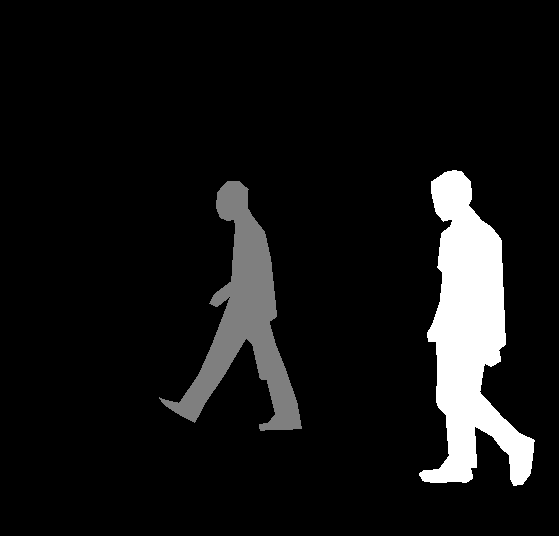
#> input picture week3/PennFudanPed/PedMasks/FudanPed00001_mask.png, 559 x 536 px, found by its file name
$ jupyter execute --allow-errors torchvision_finetuning_instance_segmentation.ipynb   (shell and % lines are left out)
#> lines starting #> are read from the running program, lines starting #| are printed output that depends on the picture
# TorchVision Instance Segmentation Finetuning Tutorial

For this tutorial, we will be finetuning a pre-trained [Mask R-CNN](https://arxiv.org/abs/1703.06870) model in the [*Penn-Fudan Database for Pedestrian Detection and Segmentation*](https://www.cis.upenn.edu/~jshi/ped_html/). It contains 170 images with 345 instances of pedestrians, and we will use it to illustrate how to use the new features in torchvision in order to train an instance segmentation model on a custom dataset.

First, we need to install `pycocotools`. This library will be used for computing the evaluation metrics following the COCO metric for intersection over union.

## Defining the Dataset

The [torchvision reference scripts for training object detection, instance segmentation and person keypoint detection](https://github.com/pytorch/vision/tree/v0.3.0/references/detection) allows for easily supporting adding new custom datasets.
The dataset should inherit from the standard `torch.utils.data.Dataset` class, and implement `__len__` and `__getitem__`.

The only specificity that we require is that the dataset `__getitem__` should return:

* image: a PIL Image of size (H, W)
* target: a dict containing the following fields
    * `boxes` (`FloatTensor[N, 4]`): the coordinates of the `N` bounding boxes in `[x0, y0, x1, y1]` format, ranging from `0` to `W` and `0` to `H`
    * `labels` (`Int64Tensor[N]`): the label for each bounding box
    * `image_id` (`Int64Tensor[1]`): an image identifier. It should be unique between all the images in the dataset, and is used during evaluation
    * `area` (`Tensor[N]`): The area of the bounding box. This is used during evaluation with the COCO metric, to separate the metric scores between small, medium and large boxes.
    * `iscrowd` (`UInt8Tensor[N]`): instances with `iscrowd=True` will be ignored during evaluation.
    * (optionally) `masks` (`UInt8Tensor[N, H, W]`): The segmentation masks for each one of the objects
    * (optionally) `keypoints` (`FloatTensor[N, K, 3]`): For each one of the `N` objects, it contains the `K` keypoints in `[x, y, visibility]` format, defining the object. `visibility=0` means that the keypoint is not visible. Note that for data augmentation, the notion of flipping a keypoint is dependent on the data representation, and you should probably adapt `references/detection/transforms.py` for your new keypoint representation

If your model returns the above methods, they will make it work for both training and evaluation, and will use the evaluation scripts from pycocotools.

One note on the labels. The model considers class 0 as background. If your dataset does not contain the background class, you should not have 0 in your labels. For example, assuming you have just two classes, cat and dog, you can define 1 (not 0) to represent cats and 2 to represent dogs. So, for instance, if one of the images has both classes, your labels tensor should look like [1,2].

Additionally, if you want to use aspect ratio grouping during training (so that each batch only contains images with similar aspect ratio), then it is recommended to also implement a `get_height_and_width` method, which returns the height and the width of the image. If this method is not provided, we query all elements of the dataset via `__getitem__` , which loads the image in memory and is slower than if a custom method is provided.

### Writing a custom dataset for Penn-Fudan

Let's write a dataset for the Penn-Fudan dataset.

First, let's download and extract the data, present in a zip file at https://www.cis.upenn.edu/~jshi/ped_html/PennFudanPed.zip

Let's have a look at the dataset and how it is layed down.

The data is structured as follows
```
PennFudanPed/
  PedMasks/
    FudanPed00001_mask.png
    FudanPed00002_mask.png
    FudanPed00003_mask.png
    FudanPed00004_mask.png
    ...
  PNGImages/
    FudanPed00001.png
    FudanPed00002.png
    FudanPed00003.png
    FudanPed00004.png
```

Here is one example of an image in the dataset, with its corresponding instance segmentation mask

[cell 1]
from PIL import Image
#> (the rest of this cell did not finish here and is left out)

[cell 2]
mask = Image.open('PennFudanPed/PedMasks/FudanPed00001_mask.png')
#> mask is the input picture: PIL image 559x536 L; min 0, max 2, mean 0.156
# each mask instance has a different color, from zero to N, where
# N is the number of instances. In order to make visualization easier,
# let's adda color palette to the mask.
mask.putpalette([
    0, 0, 0, # black background
    255, 0, 0, # index 1 is red
    255, 255, 0, # index 2 is yellow
    255, 153, 0, # index 3 is orange
])
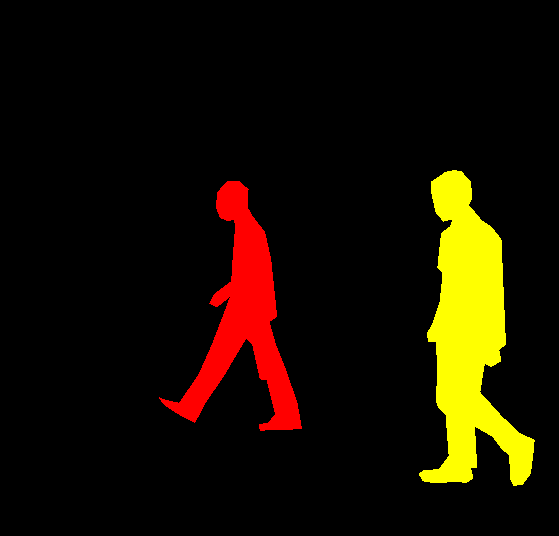
#> mask: PIL image 559x536 P; mean R, G, B 24.6, 15.1, 0
mask

So each image has a corresponding segmentation mask, where each color correspond to a different instance. Let's write a `torch.utils.data.Dataset` class for this dataset.

[cell 3]
import os
import numpy as np
import torch
import torch.utils.data
from PIL import Image


class PennFudanDataset(torch.utils.data.Dataset):
    def __init__(self, root, transforms=None):
        self.root = root
        self.transforms = transforms
        # load all image files, sorting them to
        # ensure that they are aligned
        self.imgs = list(sorted(os.listdir(os.path.join(root, "PNGImages"))))
        self.masks = list(sorted(os.listdir(os.path.join(root, "PedMasks"))))

    def __getitem__(self, idx):
        # load images ad masks
#> called with idx = 0
        img_path = os.path.join(self.root, "PNGImages", self.imgs[idx])
        mask_path = os.path.join(self.root, "PedMasks", self.masks[idx])
        img = Image.open(img_path).convert("RGB")
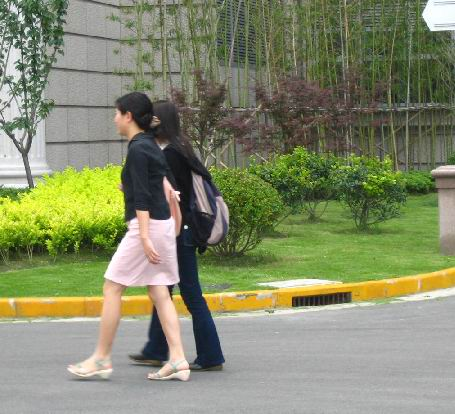
#> input picture week3/PennFudanPed/PNGImages/FudanPed00002.png, 455 x 414 px, found by its file name
#> img is the input picture: PIL image 455x414 RGB; mean R, G, B 131.9, 137.5, 106.3
        # note that we haven't converted the mask to RGB,
        # because each color corresponds to a different instance
        # with 0 being background
        mask = Image.open(mask_path)

        mask = np.array(mask)  # PIL to np.ndarray
        # instances are encoded as different colors
        obj_ids = np.unique(mask)  # mask의 pixel 값으로부터 바운딩 박스의 label들을 읽어옴 / [0 1 2]
#> obj_ids = [0, 1, 2]
        # first id is the background, so remove it
        # print(obj_ids)
        obj_ids = obj_ids[1:]  # 배경 인덱스인 0을 제거 / [1 2]
#> obj_ids = [1, 2]

        # obj_ids[:, None, None]의 의미
        # 2D인 mask(536, 559)와 비교하기 위해 (2, )에서 (2, 1, 1)로 reshape / [ [[1]] [[2]] ]

        # split the color-encoded mask into a set
        # of binary masks
        masks = mask == obj_ids[:, None, None]  # 값을 비교하여 서로 일치하면 True, 다르면 False인 이진 마스크 생성: (N, h, w)

        # get bounding box coordinates for each mask
        num_objs = len(obj_ids)  # 검출된 객체 개수 : 2
#> num_objs = 2
        boxes = []
        for i in range(num_objs):
            pos = np.where(masks[i])  # 객체가 검출된 픽셀(True)의 위치를 읽음

            '''
            np.where(condition) == np.asarray(condition).nonzero()
            np.nonzero는 0이 아닌 요소의 인덱스를 "리스트로 이루어진 튜플"로 반환해준다.
            인덱스 마다 튜플로 반환하지 않고 각 차원에 대한 인덱스들을 하나의 리스트에 저정한다.
            > tuple(array1, array2, ... , arrayN)

            # pos 출력 결과 예시
            [(181, 227), (181, 228), ... (430, 264)] ( X )
            (array([181, 181, 181, ..., 430, 430, 430]), array([227, 228, 229, ..., 262, 263, 264]))
            '''

            # 바운딩 박스 꼭짓점 계산
            xmin = np.min(pos[1])
            xmax = np.max(pos[1])
            ymin = np.min(pos[0])
            ymax = np.max(pos[0])
            boxes.append([xmin, ymin, xmax, ymax])
#> this loop made 2 passes
#> (pos, xmin, xmax, ymin, ymax) on passes 1 to 2: (11241 positions, rows 181 to 430, columns 159 to 301, 159, 301, 181, 430), (17721 positions, rows 170 to 485, columns 419 to 534, 419, 534, 170, 485)
#> after the loop, boxes = [[159, 181, 301, 430], [419, 170, 534, 485]]

        boxes = torch.as_tensor(boxes, dtype=torch.float32)
        # there is only one class
        labels = torch.ones((num_objs,), dtype=torch.int64)
        masks = torch.as_tensor(masks, dtype=torch.uint8)

        image_id = torch.tensor([idx])
        area = (boxes[:, 3] - boxes[:, 1]) * (boxes[:, 2] - boxes[:, 0])
        # suppose all instances are not crowd
        iscrowd = torch.zeros((num_objs,), dtype=torch.int64)

        target = {}
        target["boxes"] = boxes
        target["labels"] = labels
        target["masks"] = masks
        target["image_id"] = image_id
        target["area"] = area
        target["iscrowd"] = iscrowd

        if self.transforms is not None:
            img, target = self.transforms(img, target)

        return img, target

    def __len__(self):
        return len(self.imgs)

That's all for the dataset. Let's see how the outputs are structured for this dataset

[cell 4]
dataset = PennFudanDataset('PennFudanPed/') # PennFudanDataset(self, root, transforms=None)
dataset[0]
#> (the call stopped at in __getitem__, `boxes = torch.as_tensor(boxes, dtype=torch.float32)`: torch is not available in this run)
